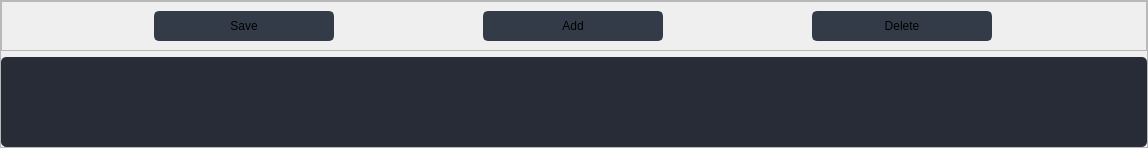
                  <widget class="QWidget" name="page_searchpatterns">
                   <layout class="QVBoxLayout" name="verticalLayout_13">
                    <property name="spacing">
                     <number>0</number>
                    </property>
                    <property name="leftMargin">
                     <number>0</number>
                    </property>
                    <property name="topMargin">
                     <number>0</number>
                    </property>
                    <property name="rightMargin">
                     <number>0</number>
                    </property>
                    <property name="bottomMargin">
                     <number>0</number>
                    </property>
                    <item>
                     <widget class="QFrame" name="frame_searchpatterns_holding">
                      <property name="styleSheet">
                       <string notr="true"/>
                      </property>
                      <property name="frameShape">
                       <enum>QFrame::StyledPanel</enum>
                      </property>
                      <property name="frameShadow">
                       <enum>QFrame::Raised</enum>
                      </property>
                      <layout class="QVBoxLayout" name="verticalLayout_18">
                       <property name="leftMargin">
                        <number>0</number>
                       </property>
                       <property name="topMargin">
                        <number>0</number>
                       </property>
                       <property name="rightMargin">
                        <number>0</number>
                       </property>
                       <property name="bottomMargin">
                        <number>0</number>
                       </property>
                       <item>
                        <widget class="QFrame" name="frame">
                         <property name="styleSheet">
                          <string notr="true">QPushButton {
	border: 2px solid rgb(52, 59, 72);
	border-radius: 5px;	
	background-color: rgb(52, 59, 72);
}
QPushButton:hover {
	background-color: rgb(57, 65, 80);
	border: 2px solid rgb(61, 70, 86);
}
QPushButton:pressed {	
	background-color: rgb(35, 40, 49);
	border: 2px solid rgb(43, 50, 61);
}</string>
                         </property>
                         <property name="frameShape">
                          <enum>QFrame::StyledPanel</enum>
                         </property>
                         <property name="frameShadow">
                          <enum>QFrame::Raised</enum>
                         </property>
                         <layout class="QHBoxLayout" name="horizontalLayout_9">
                          <item>
                           <widget class="QPushButton" name="pushButton_save">
                            <property name="minimumSize">
                             <size>
                              <width>0</width>
                              <height>30</height>
                             </size>
                            </property>
                            <property name="maximumSize">
                             <size>
                              <width>180</width>
                              <height>16777215</height>
                             </size>
                            </property>
                            <property name="styleSheet">
                             <string notr="true">QPushButton {
	border: 2px solid rgb(52, 59, 72);
	border-radius: 5px;	
	background-color: rgb(52, 59, 72);
}
QPushButton:hover {
	background-color: rgb(57, 65, 80);
	border: 2px solid rgb(61, 70, 86);
}
QPushButton:pressed {	
	background-color: rgb(35, 40, 49);
	border: 2px solid rgb(43, 50, 61);
}</string>
                            </property>
                            <property name="text">
                             <string>Save</string>
                            </property>
                            <property name="icon">
                             <iconset resource="../Simple_PySide_Base/files.qrc">
                              <normaloff>:/16x16/icons/16x16/cil-save.png</normaloff>:/16x16/icons/16x16/cil-save.png</iconset>
                            </property>
                           </widget>
                          </item>
                          <item>
                           <widget class="QPushButton" name="pushButton_add">
                            <property name="minimumSize">
                             <size>
                              <width>0</width>
                              <height>30</height>
                             </size>
                            </property>
                            <property name="maximumSize">
                             <size>
                              <width>180</width>
                              <height>16777215</height>
                             </size>
                            </property>
                            <property name="text">
                             <string>Add</string>
                            </property>
                            <property name="icon">
                             <iconset resource="../Simple_PySide_Base/files.qrc">
                              <normaloff>:/16x16/icons/16x16/cil-plus.png</normaloff>:/16x16/icons/16x16/cil-plus.png</iconset>
                            </property>
                           </widget>
                          </item>
                          <item>
                           <widget class="QPushButton" name="pushButton_delete">
                            <property name="minimumSize">
                             <size>
                              <width>0</width>
                              <height>30</height>
                             </size>
                            </property>
                            <property name="maximumSize">
                             <size>
                              <width>180</width>
                              <height>16777215</height>
                             </size>
                            </property>
                            <property name="styleSheet">
                             <string notr="true">QPushButton {
	border: 2px solid rgb(52, 59, 72);
	border-radius: 5px;	
	background-color: rgb(52, 59, 72);
}
QPushButton:hover {
	background-color: rgb(57, 65, 80);
	border: 2px solid rgb(61, 70, 86);
}
QPushButton:pressed {	
	background-color: rgb(35, 40, 49);
	border: 2px solid rgb(43, 50, 61);
}</string>
                            </property>
                            <property name="text">
                             <string>Delete</string>
                            </property>
                            <property name="icon">
                             <iconset resource="../Simple_PySide_Base/files.qrc">
                              <normaloff>:/16x16/icons/16x16/cil-remove.png</normaloff>:/16x16/icons/16x16/cil-remove.png</iconset>
                            </property>
                           </widget>
                          </item>
                         </layout>
                        </widget>
                       </item>
                       <item>
                        <widget class="QTableWidget" name="tableWidget">
                         <property name="styleSheet">
                          <string notr="true">QTableWidget {	
	background-color: rgb(39, 44, 54);
	padding: 10px;
	border-radius: 5px;
	gridline-color: rgb(44, 49, 60);
	border-bottom: 1px solid rgb(44, 49, 60);
}
QTableWidget::item{
	border-color: rgb(0, 0, 0);
	padding-left: 5px;
	padding-right: 5px;
	gridline-color: rgb(44, 49, 60);
}
QTableWidget::item:selected{
	color: rgb(39, 96, 128);
	background-color: rgb(39, 96, 128);
}
QScrollBar:horizontal {
    border: none;
    background: rgb(52, 59, 72);
    height: 14px;
    margin: 0px 21px 0 21px;
	border-radius: 0px;
}
 QScrollBar:vertical {
	border: none;
    background: rgb(52, 59, 72);
    width: 14px;
    margin: 21px 0 21px 0;
	border-radius: 0px;
 }
QHeaderView::section{
	Background-color: rgb(39, 44, 54);
	max-width: 30px;
	border: 1px solid rgb(44, 49, 60);
	border-style: none;
    border-bottom: 1px solid rgb(44, 49, 60);
    border-right: 1px solid rgb(44, 49, 60);
}
QTableWidget::horizontalHeader {	
	background-color: rgb(81, 255, 0);
}
QHeaderView::section:horizontal
{
    border: 1px solid rgb(32, 34, 42);
	background-color: rgb(27, 29, 35);
	padding: 3px;
	border-top-left-radius: 7px;
    border-top-right-radius: 7px;
}
QHeaderView::section:vertical
{
    border: 1px solid rgb(44, 49, 60);
}
</string>
                         </property>
                         <property name="frameShape">
                          <enum>QFrame::NoFrame</enum>
                         </property>
                         <property name="frameShadow">
                          <enum>QFrame::Plain</enum>
                         </property>
                         <property name="lineWidth">
                          <number>0</number>
                         </property>
                         <property name="midLineWidth">
                          <number>0</number>
                         </property>
                         <property name="verticalScrollBarPolicy">
                          <enum>Qt::ScrollBarAsNeeded</enum>
                         </property>
                         <property name="horizontalScrollBarPolicy">
                          <enum>Qt::ScrollBarAlwaysOff</enum>
                         </property>
                         <property name="sizeAdjustPolicy">
                          <enum>QAbstractScrollArea::AdjustToContents</enum>
                         </property>
                         <property name="autoScroll">
                          <bool>true</bool>
                         </property>
                         <property name="editTriggers">
                          <set>QAbstractItemView::AllEditTriggers</set>
                         </property>
                         <property name="tabKeyNavigation">
                          <bool>true</bool>
                         </property>
                         <property name="showDropIndicator" stdset="0">
                          <bool>true</bool>
                         </property>
                         <property name="dragEnabled">
                          <bool>false</bool>
                         </property>
                         <property name="dragDropOverwriteMode">
                          <bool>true</bool>
                         </property>
                         <property name="dragDropMode">
                          <enum>QAbstractItemView::NoDragDrop</enum>
                         </property>
                         <property name="defaultDropAction">
                          <enum>Qt::IgnoreAction</enum>
                         </property>
                         <property name="alternatingRowColors">
                          <bool>false</bool>
                         </property>
                         <property name="selectionMode">
                          <enum>QAbstractItemView::ExtendedSelection</enum>
                         </property>
                         <property name="selectionBehavior">
                          <enum>QAbstractItemView::SelectItems</enum>
                         </property>
                         <property name="textElideMode">
                          <enum>Qt::ElideRight</enum>
                         </property>
                         <property name="verticalScrollMode">
                          <enum>QAbstractItemView::ScrollPerPixel</enum>
                         </property>
                         <property name="horizontalScrollMode">
                          <enum>QAbstractItemView::ScrollPerItem</enum>
                         </property>
                         <property name="showGrid">
                          <bool>true</bool>
                         </property>
                         <property name="gridStyle">
                          <enum>Qt::SolidLine</enum>
                         </property>
                         <property name="sortingEnabled">
                          <bool>false</bool>
                         </property>
                         <property name="wordWrap">
                          <bool>true</bool>
                         </property>
                         <property name="cornerButtonEnabled">
                          <bool>true</bool>
                         </property>
                         <property name="rowCount">
                          <number>0</number>
                         </property>
                         <property name="columnCount">
                          <number>3</number>
                         </property>
                         <attribute name="horizontalHeaderVisible">
                          <bool>false</bool>
                         </attribute>
                         <attribute name="horizontalHeaderCascadingSectionResizes">
                          <bool>false</bool>
                         </attribute>
                         <attribute name="horizontalHeaderDefaultSectionSize">
                          <number>370</number>
                         </attribute>
                         <attribute name="horizontalHeaderHighlightSections">
                          <bool>true</bool>
                         </attribute>
                         <attribute name="horizontalHeaderShowSortIndicator" stdset="0">
                          <bool>false</bool>
                         </attribute>
                         <attribute name="horizontalHeaderStretchLastSection">
                          <bool>false</bool>
                         </attribute>
                         <attribute name="verticalHeaderVisible">
                          <bool>false</bool>
                         </attribute>
                         <attribute name="verticalHeaderCascadingSectionResizes">
                          <bool>false</bool>
                         </attribute>
                         <attribute name="verticalHeaderDefaultSectionSize">
                          <number>30</number>
                         </attribute>
                         <attribute name="verticalHeaderHighlightSections">
                          <bool>true</bool>
                         </attribute>
                         <attribute name="verticalHeaderShowSortIndicator" stdset="0">
                          <bool>false</bool>
                         </attribute>
                         <attribute name="verticalHeaderStretchLastSection">
                          <bool>false</bool>
                         </attribute>
                         <column/>
                         <column/>
                         <column/>
                        </widget>
                       </item>
                      </layout>
                     </widget>
                    </item>
                   </layout>
                  </widget>
